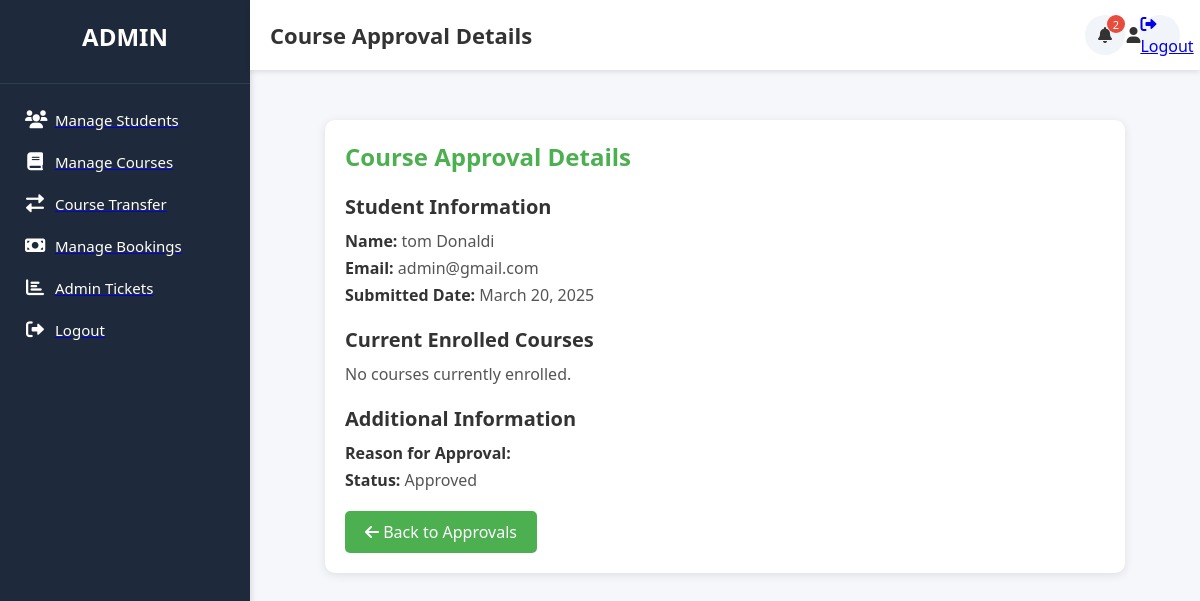
Page /accounts/approval-details/1/ (signed in) on the committed database.
### accounts/models.py (models this page shows, shortened)
class CourseApproval(models.Model):
    student = models.ForeignKey(settings.AUTH_USER_MODEL, on_delete=models.CASCADE, related_name='course_approvals')
    submitted_date = models.DateTimeField(auto_now_add=True)
    status = models.CharField(
        max_length=10,
        choices=ApprovalStatus.choices,
        default=ApprovalStatus.PENDING
    )
    feedback = models.TextField(blank=True, null=True)
    class Meta:
        ordering = ['-submitted_date']

class User(AbstractBaseUser, PermissionsMixin):
    username = models.CharField(max_length=100, unique=True)
    email = models.EmailField(unique=True)
    first_name = models.CharField(max_length=100, blank=True, null=True)
    last_name = models.CharField(max_length=100, blank=True, null=True)
    student_id = models.CharField(max_length=20, unique=True, blank=True, null=True)
    admission_status = models.CharField(max_length=50, default='Pending')  # Pending, In Review, Verified, Rejected
    profile_completion = models.IntegerField(default=0)
    date_of_birth = models.DateField(blank=True, null=True)
    gender = models.CharField(max_length=10, blank=True, null=True)
    nationality = models.CharField(max_length=50, blank=True, null=True)
    phone_number = models.CharField(max_length=15, blank=True, null=True)
    previous_school = models.CharField(max_length=200, blank=True, null=True)
    high_school_grades = models.CharField(max_length=50, blank=True, null=True)
    entry_program = models.CharField(max_length=100, blank=True, null=True)
    enrollment_year = models.IntegerField(blank=True, null=True)
    program_name = models.CharField(max_length=100, blank=True, null=True)
    id_document = models.FileField(upload_to='documents/', blank=True, null=True)
    transcript = models.FileField(upload_to='documents/', blank=True, null=True)
    admission_letter = models.FileField(upload_to='documents/', blank=True, null=True)
    proof_of_payment = models.FileField(upload_to='documents/', blank=True, null=True)
    id_document_verified = models.BooleanField(default=False)
    transcript_verified = models.BooleanField(default=False)
    proof_of_payment_verified = models.BooleanField(default=False)
    is_active = models.BooleanField(default=True)
    is_staff = models.BooleanField(default=False)
    objects = UserManager()
    notification = models.TextField(blank=True, null=True)
    USERNAME_FIELD = 'username'
    REQUIRED_FIELDS = ['email']

### accounts/views.py (the view)
# urls.py: path('approval-details/<int:approval_id>/', views.view_approval_details, name='approval_details'),
@login_required
def view_approval_details(request, approval_id):
    approval = CourseApproval.objects.get(id=approval_id)
    if not (request.user.is_staff or request.user == approval.student):
        messages.error(request, 'You do not have permission to access this page.')
        return redirect('accounts:dashboard')
    enrollments = Enrollment.objects.filter(approval=approval)
    total_credits = enrollments.aggregate(total=Sum('course__credits'))['total'] or 0
    context = {
        'approval': approval,
        'enrollments': enrollments,
        'total_credits': total_credits,
    }
    return render(request, 'accounts/approval_details.html', context)

### accounts/templates/accounts/approval_details.html (shortened to what this page needs)
<!DOCTYPE html>
<html lang="en">
<head>
    <link rel="stylesheet" href="https://cdnjs.cloudflare.com/ajax/libs/font-awesome/6.0.0/css/all.min.css">
</head>
<body>
    <div class="sidebar">
        <div class="sidebar-header">
            <div class="sidebar-logo">ADMIN</div>
        </div>
        <div class="sidebar-menu">
            <ul>
                <li><a href="{% url 'accounts:manage_students' %}"><i class="fas fa-users"></i><span>Manage Students</span></a></li>
                <li><a href="{% url 'accounts:manage_course_approvals' %}"><i class="fas fa-book"></i><span>Manage Courses</span></a></li>
                <li><a href="{% url 'accounts:admin_course_transfer_requests' %}"><i class="fas fa-exchange-alt"></i><span>Course Transfer</span></a></li>
                <li><a href="{% url 'accounts:manage_bookings' %}"><i class="fas fa-money-bill"></i><span>Manage Bookings</span></a></li>
                <li><a href="{% url 'accounts:admin_ticket_list' %}"><i class="fas fa-chart-bar"></i><span>Admin Tickets</span></a></li>
                <li><a href="{% url 'accounts:logout' %}"><i class="fas fa-sign-out-alt"></i><span>Logout</span></a></li>
            </ul>
        </div>
    </div>
    <div class="main-content">
        <div class="header">
            <div class="header-title">Course Approval Details</div>
            <div class="header-actions">
                <div class="action-btn">
                    <i class="fas fa-bell"></i>
                    <span class="notification-badge">2</span>
                </div>
                <div class="action-btn action-dropdown">
                    <i class="fas fa-user"></i>
                    <div class="dropdown-content">
                        <a href="{% url 'accounts:logout' %}"><i class="fas fa-sign-out-alt"></i> Logout</a>
                    </div>
                </div>
            </div>
        </div>
        <div class="container">
            <h1>Course Approval Details</h1>
            <div class="details-section">
                <h2>Student Information</h2>
                <p><strong>Name:</strong> {{ approval.student.first_name }} {{ approval.student.last_name }}</p>
                <p><strong>Email:</strong> {{ approval.student.email }}</p>
                <p><strong>Submitted Date:</strong> {{ approval.submitted_date|date:"F d, Y" }}</p>
            </div>
            <div class="details-section">
                <h2>Current Enrolled Courses</h2>
                {% if enrolled_courses %}
                    <table class="enrolled-courses-table">
                        <thead>
                            <tr>
                                <th>Course Code</th>
                                <th>Course Name</th>
                                <th>Credits</th>
                                <th>Department</th>
                            </tr>
                        </thead>
                        <tbody>
                            {% for course in enrolled_courses %}
                                <tr>
                                    <td>{{ course.course.code }}</td>
                                    <td>{{ course.course.name }}</td>
                                    <td>{{ course.course.credits }}</td>
                                    <td>{{ course.course.department }}</td>
                                </tr>
                            {% endfor %}
                        </tbody>
                    </table>
                {% else %}
                    <p>No courses currently enrolled.</p>
                {% endif %}
            </div>
            <div class="details-section">
                <h2>Additional Information</h2>
                <p><strong>Reason for Approval:</strong> {{ approval.reason }}</p>
                <p><strong>Status:</strong> {{ approval.get_status_display }}</p>
            </div>
            <a href="{% url 'accounts:manage_course_approvals' %}" class="back-button">
                <i class="fas fa-arrow-left"></i> Back to Approvals
            </a>
        </div>
    </div>
</body>
</html>

### accounts/templates/accounts/approval_details.html (style rules this page uses)
* { margin: 0; padding: 0; box-sizing: border-box; }
body { font-family: 'Segoe UI', Tahoma, Geneva, Verdana, sans-serif; background-color: #f5f7fa; color: #333; display: flex; min-height: 100vh; }
.sidebar { width: 250px; background: #1e293b; color: #fff; height: 100vh; position: fixed; transition: all 0.3s; box-shadow: 2px 0 5px rgba(0, 0, 0, 0.1); }
.sidebar-header { padding: 20px; text-align: center; border-bottom: 1px solid #2c3e50; }
.sidebar-logo { font-size: 24px; font-weight: bold; margin-bottom: 10px; color: #ffffff; }
.sidebar-menu { padding: 15px 0; }
.sidebar-menu ul { list-style: none; }
.sidebar-menu ul li { padding: 10px 25px; display: flex; align-items: center; transition: all 0.3s; cursor: pointer; }
.sidebar-menu ul li i { margin-right: 10px; font-size: 18px; width: 20px; text-align: center; color: white; }
.sidebar-menu ul li span { font-size: 15px; color: white; }
.main-content { flex: 1; margin-left: 250px; transition: all 0.3s; }
.header { background: #ffffff; height: 70px; padding: 0 20px; display: flex; align-items: center; justify-content: space-between; box-shadow: 0 2px 5px rgba(0, 0, 0, 0.1); position: sticky; top: 0; z-index: 100; }
.header-title { font-size: 22px; font-weight: 600; color: #333; }
.header-actions { display: flex; align-items: center; }
.action-btn { width: 40px; height: 40px; border-radius: 50%; background: #f1f5f9; display: flex; align-items: center; justify-content: center; margin-left: 15px; cursor: pointer; position: relative; transition: all 0.3s; }
.notification-badge { position: absolute; top: 0; right: 0; width: 18px; height: 18px; background: #e74c3c; color: #fff; border-radius: 50%; font-size: 11px; display: flex; align-items: center; justify-content: center; }
.container { max-width: 800px; margin: 50px auto; padding: 20px; background: white; border-radius: 10px; box-shadow: 0 2px 10px rgba(0, 0, 0, 0.1); }
.container h1 { font-size: 24px; margin-bottom: 20px; color: #4CAF50; }
.details-section { margin-bottom: 20px; }
.details-section h2 { font-size: 20px; margin-bottom: 10px; color: #333; }
.details-section p { font-size: 16px; margin: 5px 0; color: #555; }
.details-section p strong { color: #333; }
.back-button { display: inline-block; padding: 10px 20px; background-color: #4CAF50; color: white; text-decoration: none; border-radius: 5px; font-size: 16px; transition: background-color 0.3s ease; }

### rows in the picture
CourseApproval: student.first_name "tom", student.last_name "Donaldi", student.email "admin@gmail.com", submitted_date "March 20, 2025", status "Approved"
